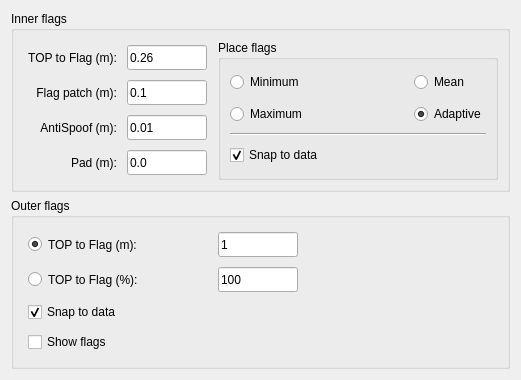
      <widget class="QWidget" name="tabFlags">
       <attribute name="title">
        <string>Flags</string>
       </attribute>
       <layout class="QVBoxLayout" name="verticalLayout_5">
        <item>
         <widget class="QGroupBox" name="groupBox">
          <property name="title">
           <string>Inner flags</string>
          </property>
          <layout class="QHBoxLayout" name="horizontalLayout">
           <item>
            <layout class="QGridLayout" name="gridLayout1">
             <property name="leftMargin">
              <number>5</number>
             </property>
             <property name="topMargin">
              <number>5</number>
             </property>
             <property name="rightMargin">
              <number>5</number>
             </property>
             <property name="bottomMargin">
              <number>5</number>
             </property>
             <property name="spacing">
              <number>10</number>
             </property>
             <item row="1" column="0">
              <widget class="QLabel" name="l9">
               <property name="sizePolicy">
                <sizepolicy hsizetype="Preferred" vsizetype="Preferred">
                 <horstretch>0</horstretch>
                 <verstretch>0</verstretch>
                </sizepolicy>
               </property>
               <property name="maximumSize">
                <size>
                 <width>160</width>
                 <height>35</height>
                </size>
               </property>
               <property name="text">
                <string>Flag patch (m):</string>
               </property>
               <property name="alignment">
                <set>Qt::AlignmentFlag::AlignRight|Qt::AlignmentFlag::AlignTrailing|Qt::AlignmentFlag::AlignVCenter</set>
               </property>
              </widget>
             </item>
             <item row="2" column="0">
              <widget class="QLabel" name="l10">
               <property name="sizePolicy">
                <sizepolicy hsizetype="Preferred" vsizetype="Preferred">
                 <horstretch>0</horstretch>
                 <verstretch>0</verstretch>
                </sizepolicy>
               </property>
               <property name="maximumSize">
                <size>
                 <width>160</width>
                 <height>35</height>
                </size>
               </property>
               <property name="text">
                <string>AntiSpoof (m):</string>
               </property>
               <property name="alignment">
                <set>Qt::AlignmentFlag::AlignRight|Qt::AlignmentFlag::AlignTrailing|Qt::AlignmentFlag::AlignVCenter</set>
               </property>
              </widget>
             </item>
             <item row="2" column="1">
              <widget class="QLineEdit" name="t_AntiSpoof">
               <property name="sizePolicy">
                <sizepolicy hsizetype="Preferred" vsizetype="Preferred">
                 <horstretch>0</horstretch>
                 <verstretch>0</verstretch>
                </sizepolicy>
               </property>
               <property name="minimumSize">
                <size>
                 <width>80</width>
                 <height>25</height>
                </size>
               </property>
               <property name="maximumSize">
                <size>
                 <width>80</width>
                 <height>25</height>
                </size>
               </property>
               <property name="text">
                <string>0.01</string>
               </property>
              </widget>
             </item>
             <item row="0" column="1">
              <widget class="QLineEdit" name="t_Fl">
               <property name="sizePolicy">
                <sizepolicy hsizetype="Preferred" vsizetype="Preferred">
                 <horstretch>0</horstretch>
                 <verstretch>0</verstretch>
                </sizepolicy>
               </property>
               <property name="minimumSize">
                <size>
                 <width>80</width>
                 <height>25</height>
                </size>
               </property>
               <property name="maximumSize">
                <size>
                 <width>80</width>
                 <height>25</height>
                </size>
               </property>
               <property name="text">
                <string>0.26</string>
               </property>
              </widget>
             </item>
             <item row="0" column="0">
              <widget class="QLabel" name="l8">
               <property name="sizePolicy">
                <sizepolicy hsizetype="Preferred" vsizetype="Preferred">
                 <horstretch>0</horstretch>
                 <verstretch>0</verstretch>
                </sizepolicy>
               </property>
               <property name="maximumSize">
                <size>
                 <width>160</width>
                 <height>35</height>
                </size>
               </property>
               <property name="text">
                <string>TOP to Flag (m):</string>
               </property>
               <property name="alignment">
                <set>Qt::AlignmentFlag::AlignRight|Qt::AlignmentFlag::AlignTrailing|Qt::AlignmentFlag::AlignVCenter</set>
               </property>
              </widget>
             </item>
             <item row="1" column="1">
              <widget class="QLineEdit" name="t_FlPt">
               <property name="sizePolicy">
                <sizepolicy hsizetype="Preferred" vsizetype="Preferred">
                 <horstretch>0</horstretch>
                 <verstretch>0</verstretch>
                </sizepolicy>
               </property>
               <property name="minimumSize">
                <size>
                 <width>80</width>
                 <height>25</height>
                </size>
               </property>
               <property name="maximumSize">
                <size>
                 <width>80</width>
                 <height>25</height>
                </size>
               </property>
               <property name="text">
                <string>0.1</string>
               </property>
              </widget>
             </item>
             <item row="3" column="0">
              <widget class="QLabel" name="l13">
               <property name="maximumSize">
                <size>
                 <width>160</width>
                 <height>35</height>
                </size>
               </property>
               <property name="text">
                <string>Pad (m):</string>
               </property>
               <property name="alignment">
                <set>Qt::AlignmentFlag::AlignRight|Qt::AlignmentFlag::AlignTrailing|Qt::AlignmentFlag::AlignVCenter</set>
               </property>
              </widget>
             </item>
             <item row="3" column="1">
              <widget class="QLineEdit" name="t_AdPad">
               <property name="sizePolicy">
                <sizepolicy hsizetype="Preferred" vsizetype="Preferred">
                 <horstretch>0</horstretch>
                 <verstretch>0</verstretch>
                </sizepolicy>
               </property>
               <property name="minimumSize">
                <size>
                 <width>80</width>
                 <height>25</height>
                </size>
               </property>
               <property name="maximumSize">
                <size>
                 <width>80</width>
                 <height>25</height>
                </size>
               </property>
               <property name="text">
                <string>0.0</string>
               </property>
              </widget>
             </item>
            </layout>
           </item>
           <item>
            <widget class="QGroupBox" name="gB1">
             <property name="sizePolicy">
              <sizepolicy hsizetype="Maximum" vsizetype="Maximum">
               <horstretch>0</horstretch>
               <verstretch>0</verstretch>
              </sizepolicy>
             </property>
             <property name="maximumSize">
              <size>
               <width>280</width>
               <height>200</height>
              </size>
             </property>
             <property name="title">
              <string>Place flags</string>
             </property>
             <layout class="QGridLayout" name="gridLayout">
              <item row="0" column="1">
               <widget class="QRadioButton" name="rb_Fmean">
                <property name="sizePolicy">
                 <sizepolicy hsizetype="Preferred" vsizetype="Preferred">
                  <horstretch>0</horstretch>
                  <verstretch>0</verstretch>
                 </sizepolicy>
                </property>
                <property name="maximumSize">
                 <size>
                  <width>160</width>
                  <height>35</height>
                 </size>
                </property>
                <property name="text">
                 <string>Mean</string>
                </property>
               </widget>
              </item>
              <item row="0" column="0">
               <widget class="QRadioButton" name="rb_Fmin">
                <property name="sizePolicy">
                 <sizepolicy hsizetype="Preferred" vsizetype="Preferred">
                  <horstretch>0</horstretch>
                  <verstretch>0</verstretch>
                 </sizepolicy>
                </property>
                <property name="maximumSize">
                 <size>
                  <width>160</width>
                  <height>35</height>
                 </size>
                </property>
                <property name="text">
                 <string>Minimum</string>
                </property>
               </widget>
              </item>
              <item row="1" column="0">
               <widget class="QRadioButton" name="rb_Fmax">
                <property name="sizePolicy">
                 <sizepolicy hsizetype="Preferred" vsizetype="Preferred">
                  <horstretch>0</horstretch>
                  <verstretch>0</verstretch>
                 </sizepolicy>
                </property>
                <property name="maximumSize">
                 <size>
                  <width>160</width>
                  <height>35</height>
                 </size>
                </property>
                <property name="text">
                 <string>Maximum</string>
                </property>
               </widget>
              </item>
              <item row="1" column="1">
               <widget class="QRadioButton" name="rb_Fadapt">
                <property name="sizePolicy">
                 <sizepolicy hsizetype="Preferred" vsizetype="Preferred">
                  <horstretch>0</horstretch>
                  <verstretch>0</verstretch>
                 </sizepolicy>
                </property>
                <property name="maximumSize">
                 <size>
                  <width>160</width>
                  <height>35</height>
                 </size>
                </property>
                <property name="text">
                 <string>Adaptive</string>
                </property>
                <property name="checked">
                 <bool>true</bool>
                </property>
               </widget>
              </item>
              <item row="4" column="0" colspan="2">
               <widget class="Line" name="line">
                <property name="orientation">
                 <enum>Qt::Orientation::Horizontal</enum>
                </property>
               </widget>
              </item>
              <item row="5" column="0">
               <widget class="QCheckBox" name="ch_FiSnap">
                <property name="sizePolicy">
                 <sizepolicy hsizetype="Preferred" vsizetype="Preferred">
                  <horstretch>0</horstretch>
                  <verstretch>0</verstretch>
                 </sizepolicy>
                </property>
                <property name="minimumSize">
                 <size>
                  <width>200</width>
                  <height>0</height>
                 </size>
                </property>
                <property name="maximumSize">
                 <size>
                  <width>200</width>
                  <height>35</height>
                 </size>
                </property>
                <property name="text">
                 <string>Snap to data</string>
                </property>
                <property name="checked">
                 <bool>true</bool>
                </property>
               </widget>
              </item>
              <item row="0" column="2">
               <spacer name="horizontalSpacer_4">
                <property name="orientation">
                 <enum>Qt::Orientation::Horizontal</enum>
                </property>
                <property name="sizeHint" stdset="0">
                 <size>
                  <width>40</width>
                  <height>20</height>
                 </size>
                </property>
               </spacer>
              </item>
             </layout>
            </widget>
           </item>
          </layout>
         </widget>
        </item>
        <item>
         <widget class="QGroupBox" name="groupBox_2">
          <property name="title">
           <string>Outer flags</string>
          </property>
          <layout class="QHBoxLayout" name="horizontalLayout_2">
           <item>
            <layout class="QGridLayout" name="gridLayout_2">
             <property name="leftMargin">
              <number>5</number>
             </property>
             <property name="topMargin">
              <number>5</number>
             </property>
             <property name="rightMargin">
              <number>5</number>
             </property>
             <property name="bottomMargin">
              <number>5</number>
             </property>
             <property name="spacing">
              <number>10</number>
             </property>
             <item row="0" column="0">
              <widget class="QRadioButton" name="rb_FoDist">
               <property name="minimumSize">
                <size>
                 <width>180</width>
                 <height>0</height>
                </size>
               </property>
               <property name="maximumSize">
                <size>
                 <width>180</width>
                 <height>35</height>
                </size>
               </property>
               <property name="text">
                <string>TOP to Flag (m):</string>
               </property>
               <property name="checked">
                <bool>true</bool>
               </property>
              </widget>
             </item>
             <item row="1" column="1">
              <widget class="QLineEdit" name="t_FoPers">
               <property name="minimumSize">
                <size>
                 <width>80</width>
                 <height>25</height>
                </size>
               </property>
               <property name="maximumSize">
                <size>
                 <width>80</width>
                 <height>25</height>
                </size>
               </property>
               <property name="text">
                <string>100</string>
               </property>
              </widget>
             </item>
             <item row="0" column="1">
              <widget class="QLineEdit" name="t_FoDist">
               <property name="minimumSize">
                <size>
                 <width>80</width>
                 <height>25</height>
                </size>
               </property>
               <property name="maximumSize">
                <size>
                 <width>80</width>
                 <height>25</height>
                </size>
               </property>
               <property name="text">
                <string>1</string>
               </property>
              </widget>
             </item>
             <item row="1" column="0">
              <widget class="QRadioButton" name="rb_FoPers">
               <property name="minimumSize">
                <size>
                 <width>180</width>
                 <height>0</height>
                </size>
               </property>
               <property name="maximumSize">
                <size>
                 <width>180</width>
                 <height>35</height>
                </size>
               </property>
               <property name="text">
                <string>TOP to Flag (%):</string>
               </property>
              </widget>
             </item>
             <item row="2" column="0" colspan="2">
              <widget class="QCheckBox" name="ch_FoSnap">
               <property name="maximumSize">
                <size>
                 <width>180</width>
                 <height>35</height>
                </size>
               </property>
               <property name="text">
                <string>Snap to data</string>
               </property>
               <property name="checked">
                <bool>true</bool>
               </property>
              </widget>
             </item>
             <item row="3" column="0">
              <widget class="QCheckBox" name="ch_FoShow">
               <property name="maximumSize">
                <size>
                 <width>180</width>
                 <height>35</height>
                </size>
               </property>
               <property name="text">
                <string>Show flags</string>
               </property>
              </widget>
             </item>
            </layout>
           </item>
           <item>
            <spacer name="horizontalSpacer_2">
             <property name="orientation">
              <enum>Qt::Orientation::Horizontal</enum>
             </property>
             <property name="sizeHint" stdset="0">
              <size>
               <width>40</width>
               <height>20</height>
              </size>
             </property>
            </spacer>
           </item>
          </layout>
         </widget>
        </item>
       </layout>
      </widget>
